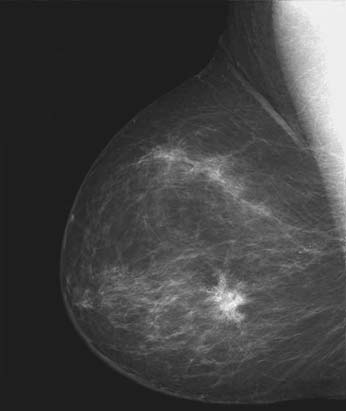
#> input picture images/dip/3.4.jpg, 346 x 411 px
$ jupyter execute --allow-errors Digital_Image_Processing.ipynb   (shell and % lines are left out)   (older library calls are emulated)
#> lines starting #> are read from the running program, lines starting #| are printed output that depends on the picture; after the words box and inside, x2 and y2 are one past the last pixel; in counts of white or black regions, pixels touching at a corner belong together
[cell 1]
import cv2
import matplotlib.pyplot as plt
import numpy as np

# 灰度变化和空间滤波

## 背景知识
### 灰度变换和空间滤波基础

空间域处理：
$$g(x,y)=T[f(x,y)]$$
其中$f(x,y)$是输入图像，$g(x,y)$是处理后的图像，$T$是在点$(x,y)$的邻域上定义的关于$f$的一种算子。

<div align='center'>

图3.1</div>

空间域一幅图像中关于点$(x,y)$的一个$3x3$邻域。邻域在图像中从一个像素到另一个像素移动来生成一幅输出图像。当该邻域的原点位于图像的边界上时，部分将位于图像的外部，此时可忽略$T$对外侧邻点的计算，或者用0或其他指定的灰度值填充图像的边缘。这个过程称为空间滤波，其中，邻域与预定义的操作一起称为**空间滤波器**（也称为**空间掩膜、核、模板或窗口**）。

最小邻域的大小为$1x1$，$T$成为灰度（也称灰度级或映射）变换函数：
$$s=T(r)$$
$r$和$s$分别表示变量，即$g$和$f$在任意点$(x,y)$处的灰度。

## 一些基本的灰度变换函数
### 图像反转
$$s=L-1-r$$

[cell 2]
mammogram = cv2.imread('../images/dip/3.4.jpg')
#> mammogram is the input picture: shape (411, 346, 3); min 20, max 250, mean 67
neg_mammogram = 256 - 1 - mammogram
fig, ax = plt.subplots(1,2)
ax[0].imshow(mammogram)
ax[1].imshow(neg_mammogram)

### 对数变换
<div align='center'>

图3.4</div>

$$s=clog(1+r)$$
其中$c$是一个常数，并假设$r\geq0$。对数变换用于扩展图像中的暗像素的值，同时压缩更高灰度级的值。反对数变换的作用与此相反。对数函数有个重要特征，即它压缩像素值变化较大的图像的动态范围。像素值有较大的动态范围的一个典型应用说明是傅里叶频谱，通常达到0到$10^6$，甚至更高。尽管计算机能毫无问题地处理这一范围的数字，但图像的现实系统通常不能如实地再现如此大范围的灰度值。

[cell 3]
hualun = cv2.imread('../images/dip/hualun.png', 0)
#> (the rest of this cell did not finish here and is left out)

### 幂律(伽马)变换
幂律变换的基本形式为
$$s=cr^{\gamma}\quad or\quad s=c(r+\epsilon)^{\gamma}$$
其中$c$和$\gamma$为正常数。

<div align='center'>

图3.6 （所有情况c=1）</div>

[cell 4]
img = cv2.imread('../images/dip/3.7.jpg', 0)
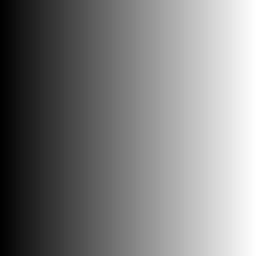
#> input picture images/dip/3.7.jpg, 256 x 256 px
#> img is the input picture: shape (256, 256); min 1, max 254, mean 127.5
c = 1
s =  c*img**(1/2.5)
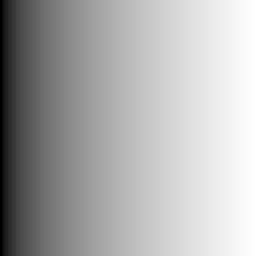
#> s: shape (256, 256) float64; min 1, max 9.16, mean 6.55; drawn with min black and max white

fig, ax = plt.subplots(1,2)
ax[0].imshow(img, cmap='gray')
ax[1].imshow(s, cmap='gray')

[cell 5]
img = cv2.imread('../images/dip/3.8.jpg', 0)
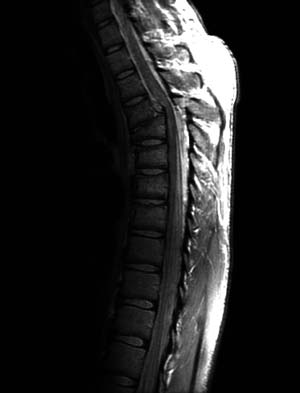
#> input picture images/dip/3.8.jpg, 300 x 393 px
#> img is the input picture: shape (393, 300); min 0, max 255, mean 32.6
c = 1
gamma = [0.6, 0.4, 0.3]
s = []
for g in gamma:
    s.append(c*img**g)
#> after the loop, s = 3 items

fig, ax = plt.subplots(1,4, figsize=(7,7))
for i in range(len(ax)):
    ax[i].axis('off')
ax[0].imshow(img, cmap='gray')
ax[0].set_title('original image')
ax[1].imshow(s[0], cmap='gray')
ax[1].set_title('gamma=0.6')
ax[2].imshow(s[1], cmap='gray')
ax[2].set_title('gamma=0.4')
ax[3].imshow(s[2], cmap='gray')
ax[3].set_title('gamma=0.3')

以上都是幂律变换在扩展灰度级上的应用。要处理的图像有“冲淡”的外观，表明灰度级的压缩是必须的。

[cell 6]
img = cv2.imread('../images/dip/3.9.jpg', 0)
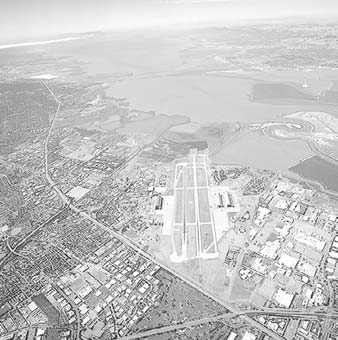
#> input picture images/dip/3.9.jpg, 338 x 340 px
#> img is the input picture: shape (340, 338); min 10, max 255, mean 197.1
c = 1
gamma = [3.0, 4.0, 5.0]
s = []
for g in gamma:
    s.append(c*img**g)

fig, ax = plt.subplots(1,4, figsize=(11,11))
for i in range(len(ax)):
    ax[i].axis('off')
ax[0].imshow(img, cmap='gray')
ax[0].set_title('original image')
ax[1].imshow(s[0], cmap='gray')
ax[1].set_title('gamma=3')
ax[2].imshow(s[1], cmap='gray')
ax[2].set_title('gamma=4')
ax[3].imshow(s[2], cmap='gray')
ax[3].set_title('gamma=5')
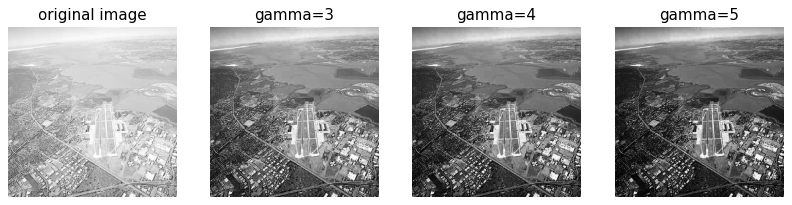
#> figure drawn by matplotlib, 4 panels

### 分段线性变换函数
#### 对比度拉伸
低对比度图像可由照明不足、成像传感器动态范围太小，甚至图像获取过程中镜头光圈设置错误引起。对比度拉伸是扩展图像灰度级动态范围处理。

<div align='center'>

图3.10</div>

两点式$$\frac{x-x_1}{x_2-x_1}=\frac{y-y_1}{y_2-y_1}$$

[cell 7]
img = cv2.imread('../images/dip/3.10-2.jpg', 0)
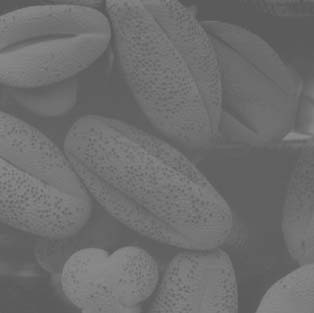
#> input picture images/dip/3.10-2.jpg, 314 x 313 px
#> img is the input picture: shape (313, 314); min 84, max 141, mean 109.5

def func(img, r1=96, s1=32, r2=160, s2=180, L=256):

#> called with r1 = 84, s1 = 0, r2 = 141, s2 = 255, L = 256
    idx = np.where(img < r1)
#> idx = (empty array, empty array)
    img[idx] = (s1 / r1 * img)[idx]
    idx = np.where((img <  r2) & (img >= r1))
#> idx = 98279 positions, rows 0 to 312, columns 0 to 313
    img[idx] = ((img - r1) / (r2 - r1) * (s2 - s1) + s1)[idx]
    idx = np.where((img < (L-1)) & (img >= r2))
#> idx = 31980 positions, rows 0 to 312, columns 0 to 313
    img[idx] = ((img - r2) / (L-1 - r2) * (L-1 - s2) + s2)[idx]

    return img

img_ = func(img.astype(np.float32), r1=img.min(), s1=0, r2=img.max(), s2=256-1, L=256)
img_ = np.clip(img_, 0, 255)#.astype(np.uint8)
img_th = func(img.astype(np.float32), r1=img.mean(), s1=0, r2=img.mean(), s2=256-1, L=256)
#> call 2 of func, with r1 = 109.5, s1 = 0, r2 = 109.5, s2 = 255, L = 256
#> in func (call 2), `idx = np.where(img < r1)`: idx = 48629 positions, rows 0 to 312, columns 0 to 313
#> in func (call 2), `idx = np.where((img <  r2) & (img >= r1))`: idx = (empty array, empty array)
#> in func (call 2), `idx = np.where((img < (L-1)) & (img >= r2))`: idx = 49653 positions, rows 0 to 312, columns 0 to 313
#> in func (call 2), `img[idx] = ((img - r2) / (L-1 - r2) * (L-1 - s2) + s2)[idx]`:
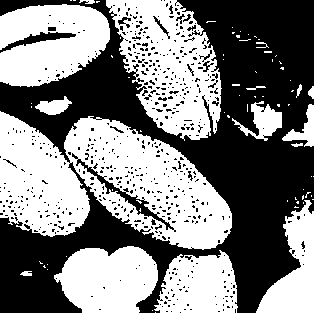
#> img: shape (313, 314) float32; 50.5% white; 585 black regions (565 under 20 px), largest, box (x1, y1, x2, y2) and area: (0, 0, 314, 313) 44493, (72, 153, 176, 232) 684, (0, 32, 76, 53) 443
img_th = np.clip(img_th, 0, 255)#.astype(np.uint8)

fig, ax = plt.subplots(1,3, figsize=(7,7))
for i in range(len(ax)):
    ax[i].axis('off')
ax[0].imshow(img, cmap='gray')
ax[1].imshow(img_, cmap='gray')
ax[2].imshow(img_th, cmap='gray')
ax[0].set_title('origial image')
ax[2].set_title('binary image')

#### 灰度级分层
突出图像中特定灰度范围的亮度通常是重要的，其应用包括增强特征，如卫星图像中大量的水和X射线图像中的缺陷。
<div align='center'>

图3.11</div>

[cell 8]
img = cv2.imread('../images/dip/3.12.jpg', 0)
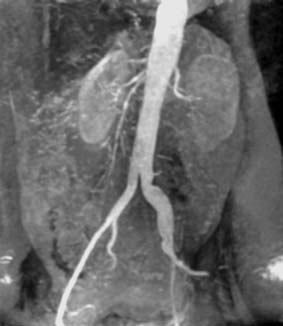
#> input picture images/dip/3.12.jpg, 283 x 326 px
#> img is the input picture: shape (326, 283); min 0, max 240, mean 103.6

def func_a(img, A=20, B=210, Value=220, L=256):

#> called with A = 145, B = 220, Value = 180, L = 256
    idx = np.where(img < A)
#> idx = 79450 positions, rows 0 to 325, columns 0 to 282
    img[idx] = 0
    idx = np.where((img <  B) & (img >= A))
#> idx = 11037 positions, rows 0 to 325, columns 0 to 282
    img[idx] = Value
#> img: shape (326, 283) float32; min 0, max 240, mean 25.9
    idx = np.where((img < (L-1)) & (img >= B))
#> idx = 1771 positions, rows 0 to 325, columns 6 to 282
    img[idx] = 0
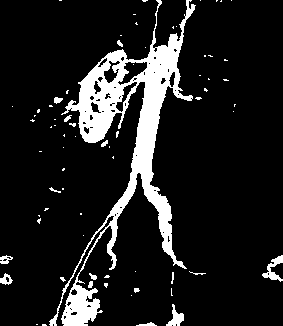
#> img: shape (326, 283) float32; values 0 (black) and 180 (white), 12% white; 71 white regions (55 under 20 px), largest, box (x1, y1, x2, y2) and area: (49, 0, 196, 326) 9862, (262, 255, 283, 282) 221, (166, 304, 184, 326) 179

    return img

def func_b(img, A=20, B=210, Value=220, L=256):

#> called with A = 140, B = 190, Value = 240, L = 256
    idx = np.where((img <  B) & (img >= A))
#> idx = 9705 positions, rows 0 to 325, columns 0 to 282
    img[idx] = Value
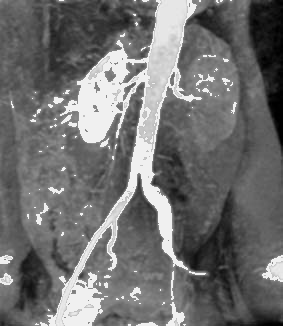
#> img: shape (326, 283) float32; min 0, max 240, mean 112.1

    return img

img_a = func_a(img.astype(np.float32), A=145, B=220, Value=180)
img_b = func_b(img.astype(np.float32), A=140, B=190, Value=240)

fig, ax = plt.subplots(1,3, figsize=(7,7))
for i in range(len(ax)):
    ax[i].axis('off')
ax[0].imshow(img, cmap='gray')
ax[0].set_title('original image')
ax[1].imshow(img_a, cmap='gray')
ax[1].set_title('')
ax[2].imshow(img_b, cmap='gray')
ax[2].set_title('')

#### 比特平面分层
像素是由比特组成的数字。例如，在256级灰度图像中，每个像素的灰度有8比特组成。代替突出灰度级范围，我们可突出特定比特来为整个图像外观做出贡献。
<div align='center'>

图3.12</div>

如上图，一幅8比特图像可考虑为由8个1比特平面组成，其中平面1包含图像中所有像素的最低阶比特，而平面8包含图像中所有像素的最高阶比特。高阶比特包含了在视觉上很重要的大多数数据，低阶比特平面在图像中贡献了更精细的灰度细节。

[cell 9]
img = cv2.imread('../images/dip/3.14.jpg', 0)

def bit_map(img):

    h, w = img.shape[0], img.shape[1]
    _8bit_image = np.zeros((h, w, 8))

    for i in range(img.shape[0]):
        for j in range(img.shape[1]):
            _8bit_value = str(np.binary_repr(img[i, j], width=8))[::-1]

            for k in range(8):
                _8bit_image[i, j, k] = _8bit_value[k]

    return _8bit_image

#> (the rest of this cell did not finish here and is left out)

#> (a cell that did not finish here is left out)

**存储4个高阶比特平面将允许我们以可接受的细节来重建原图像，存储这个4个平面代替原始图像可减少50%的存储量（不考虑存储体系结构问题）。**

## 直方图处理
$$h(r_k) = n_k$$
$$p(r_k) = \frac{n_k}{MN}$$

### 直方图均衡

$$s=T(r), 0\leq r \leq L-1$$
对于输入图像中每个具有r值的像素产生一个灰度值s，并且假设
(a) $T(r)$在区间$0\leq r \leq L-1$上为严格单调递增函数
(b) 当$0\leq r \leq L-1$，$0\leq T(r) \leq L-1$

我们用反函数获得原图像
$$r=T^{-1}(r), 0\leq s \leq L-1$$
在这种情况下，为保证映射一一对应，不产生歧义，条件(a)改为
(a) $T(r)$在区间$0\leq r \leq L-1$上为严格单调递增函数

如果$p_r(r)$和$T(r)$已知，且感兴趣的$T(r)$是连续且可微的，则变换(映射)后的变量s的PDF可由下面的公式得到:
$$p_s(s)=p_r(r)|\frac{dr}{ds}|$$

($\frac{dT(r)}{dr}=\frac{ds}{dr}=\frac{p_s(s)}{p_r(r)}$，因为将dr区间内的值映射至ds区间内，由于是单一映射，原先属于dr区间的值变换为属于ds区间的值，只是区间改变，属于该区间的像素没有改变，所以这两个区间内的概率是一样的)

在图像处理中特别重要的变化函数有如下形式：
$$s=T(r)=(L-1)\int_{0}^{r}p_r(w)dw$$
关于上限的定积分的导数是被积函数在该上限的值，即：
$$\frac{ds}{dr}=\frac{dT(r)}{dr}=(L-1)\frac{d}{dr}[\int_{0}^{r}p_r(w)dw]=(L-1)p_r(r)$$
把$\frac{dr}{ds}$代入式中，得到：
$$p_s(s)=p_r(r)|\frac{dr}{ds}|=p_r(r)|\frac{1}{(L-1)p_r(r)}|=\frac{1}{L-1}, 0\leq r \leq L-1$$

**得到的$p_s(s)$始终是均匀的，它与$p_r(r)$形式无关。**
<div align='center'>

图3.18</div>

直方图均衡化离散形式
$$s_k=T(r_k)=(L-1)\sum_{j=0}^{k}p_r(r_j)=\frac{L-1}{MN}\sum_{j=0}^{k}n_j, k=0,1,\cdots,L-1$$

[cell 11]
img_1 = cv2.imread('../images/dip/3.20-1.jpg', 0)
img_2 = cv2.imread('../images/dip/3.20-2.jpg', 0)
img_3 = cv2.imread('../images/dip/3.20-3.jpg', 0)
img_4 = cv2.imread('../images/dip/3.20-4.jpg', 0)

def histogram_equalization(img, L):

    M, N = img.shape
    hiseq_img = np.zeros(img.shape)
    s_before=0
    for i in range(L):

        idx = np.where(img == i)
        num = img[idx].shape[0]
        if num==0:
            continue
        s = (L-1) / (M*N) * num
        s+=s_before
        hiseq_img[idx] = np.round(s)
        s_before = s

    return hiseq_img

#> (the rest of this cell did not finish here and is left out)

### 直方图匹配(规定化) -- 用于产生处理后有特殊直方图的方法
r为输入图像的灰度级，s为图像均衡后的灰度级，z为直方图匹配后的灰度级，令s为一个有如下特性的随机变量
$$s=T(r)=(L-1)\int_{0}^{r}p_r(w)dw, \quad s_k=T(r_k)=\frac{L-1}{MN}\sum_{j=0}^{k}n_j, k=0,1,2,\cdots,L-1$$
接着，定义一个有如下特性的随机变量z：
$$G(z)=(L-1)\int_{0}^{z}p_z(t)dt=s, \quad G(z_q)=(L-1)\sum_{i=0}^{q}p_z(z_i)$$
由上面两个等式可得$T(r)=G(z)$，所以$z$必须满足以下条件：
$$z=G^{-1}[T(r)]=G^{-1}(s)$$
一旦由输入图像估计出$p_r(r)$，变换函数$T(r)$就能得到，因为$p_z(z)$已知，所以变换函数$G(z)$也可以得到，最终得到z。

总结直方图规定化过程：

1. 计算给定图像的直方图$p_r(r)$，并寻找其直方图均衡变换，把$s_k$四舍五入为范围$[0,L-1]$的整数。
2. 对$q=0,1,2,\cdots,L-1$计算变换函数G的所有值，并四舍五入为范围$[0,L-1]$的整数，将$G$的值存在一个表中。
3. 对每一个值$s_k$使用步骤2存储的G值寻找响应的$z_q$值，当有多值映射时，按惯例选择距离最小的值。（用$s_k$寻找对应在G中的值的下标$z_q$）

[cell 12]
def histogram(img, L):

#> called with L = 256
    hist = [[],[]]
    for i in range(L):
        num = np.where(img==i)[0].shape[0]
        hist[0].append(i)
        hist[1].append(num)
    return hist

raw_img = cv2.imread('../images/dip/DIP3E_CH03_Original_Images/DIP3E_Original_Images_CH03/Fig0323(a)(mars_moon_phobos).tif', 0)

des_img = cv2.imread('../images/dip/3.25.jpg', 0)
des_hist = histogram(des_img, 256)
#> des_hist = 2 items

# plt.hist(des_img.ravel(), bins=256, rwidth=0.8, range=(0,255))

def histogram_equalization(img, L):

    MN = img.ravel().shape[0]
    hiseq_img = img.copy()
    s_list = []
    s_before=0
    for i in range(L):
        idx = np.where(img == i)
        num = img[idx].shape[0]
        s = (L-1) / (MN) * num
        s+=s_before
        hiseq_img[idx] = np.round(s)

        s_list.append(np.round(s))
        s_before = s

    return hiseq_img, s_list

# [24 lines left out: functions calculate_G, histogram_specification, not called in this run]

# [7 lines of commented-out code are left out]
#> (the rest of this cell did not finish here and is left out)

### 局部直方图均衡

[cell 13]
raw_img = cv2.imread('../images/dip/DIP3E_CH03_Original_Images/DIP3E_Original_Images_CH03/Fig0326(a)(embedded_square_noisy_512).tif', 0)

def histogram_equalization(img, L):

    M, N = img.shape
    hiseq_img = np.zeros(img.shape)
    s_before=0
    for i in range(L):

        idx = np.where(img == i)
        num = img[idx].shape[0]
        if num==0:
            continue
        s = (L-1) / (M*N) * num
        s+=s_before
        hiseq_img[idx] = np.round(s)
        s_before = s

    return hiseq_img

# [28 lines left out: function local_histeq, not called in this run]

#> (the rest of this cell did not finish here and is left out)

### 直方图统计的局部增强

$$
g(x,y) = \left\{\begin{array}{ll}
{E\cdot f(x,y), }&{m_{S_{xy}}\leq k_0 m_G \quad and \quad k_1 \sigma_G \leq \sigma_{S_{xy}} \leq k_2 \sigma_G} \\
{f(x,y), }&{others}
\end{array}\right.
$$
$E,k_0,k_1,k_2$是规定的参数，$m_G$是输入图像的全局均值，$\sigma_G$是输入图像的标准差，$m_{S_{xy}}, \sigma_{S_{xy}}$分别是局部均值和标准差。

#> (a cell that did not finish here is left out)

## 空间滤波基础
### 空间滤波机理
使用大小为$m\times n$的滤波器对大小为$M\times N$的图像进行线性空间滤波，可由下式表示：
$$g(x,y) = \sum_{s=-a}^{a}\sum_{t=-b}^{b}w(s,t)f(x+s,y+t)$$

<div align='center'>

<div/>


### 空间相关与卷积
相关是滤波器模板移过图像并计算每个位置乘积之和的处理。卷积的机理类似，但滤波器首先要旋转180$^\circ$

<div align='center'>

    一维相关与卷积
<div/>


<div align='center'>

    二维相关与卷积
<div/>

相关公式：
$w(x,y)$☆$f(x,y)=\sum_{s=-a}^{a}\sum_{t=-b}^{b}w(s,t)f(x+s,y+t)$

卷积公式：
$w(x,y)$★$f(x,y)=\sum_{s=-a}^{a}\sum_{t=-b}^{b}w(s,t)f(x-s,y-t)$

### 平滑滤波器
#### 线性平滑滤波器
<div align='center'>

    两个均值滤波器
<div/>

[cell 15]
raw_img = cv2.imread('../images/dip/DIP3E_CH03_Original_Images/DIP3E_Original_Images_CH03/Fig0333(a)(test_pattern_blurring_orig).tif', 0)

# [13 lines left out: function mean_filter, not called in this run]

fig, ax = plt.subplots(2,3)
for i in range(ax.shape[0]):
    for j in range(ax.shape[1]):
        ax[i,j].axis('off')

#> (the rest of this cell did not finish here and is left out)

#### 统计排序(非线性)滤波器
中值滤波器对处理脉冲噪声非常有效，这种噪声也称为椒盐噪声，因为这种噪声是以黑白点的形式叠加在图像上的。

[cell 16]
raw_img = cv2.imread('../images/dip/DIP3E_CH03_Original_Images/DIP3E_Original_Images_CH03/Fig0335(a)(ckt_board_saltpep_prob_pt05).tif', 0)

# [13 lines left out: function median_filter, not called in this run]

fig, ax = plt.subplots(1,3)
for i in range(ax.shape[0]):
        ax[i].axis('off')

#> (the rest of this cell did not finish here and is left out)
